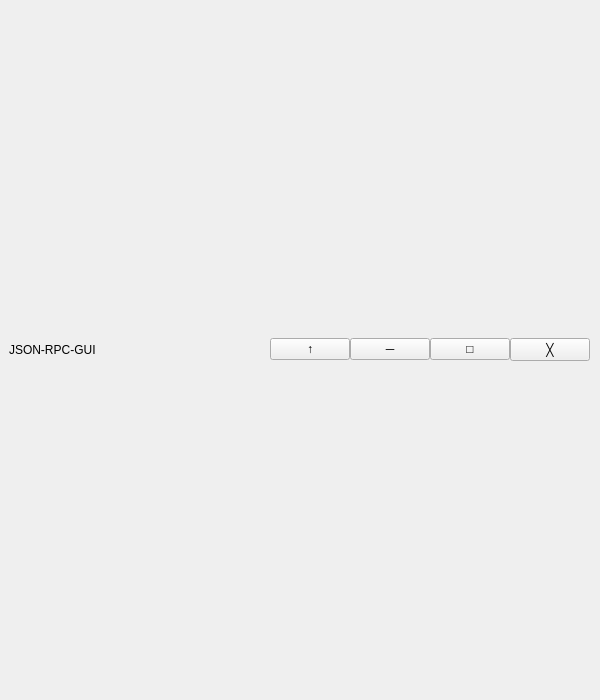
<?xml version="1.0" encoding="UTF-8"?>
<ui version="4.0">
 <class>Widget</class>
 <widget class="QWidget" name="Widget">
  <property name="geometry">
   <rect>
    <x>0</x>
    <y>0</y>
    <width>600</width>
    <height>700</height>
   </rect>
  </property>
  <property name="minimumSize">
   <size>
    <width>400</width>
    <height>300</height>
   </size>
  </property>
  <property name="windowTitle">
   <string>JSON-RPC-GUI</string>
  </property>
  <layout class="QVBoxLayout" name="verticalLayoutWidget">
   <property name="spacing">
    <number>0</number>
   </property>
   <property name="leftMargin">
    <number>9</number>
   </property>
   <property name="topMargin">
    <number>9</number>
   </property>
   <property name="rightMargin">
    <number>9</number>
   </property>
   <property name="bottomMargin">
    <number>9</number>
   </property>
   <item>
    <widget class="QWidget" name="widgetBackground" native="true">
     <property name="mouseTracking">
      <bool>false</bool>
     </property>
     <layout class="QVBoxLayout" name="verticalLayoutBackground">
      <property name="spacing">
       <number>0</number>
      </property>
      <property name="leftMargin">
       <number>0</number>
      </property>
      <property name="topMargin">
       <number>0</number>
      </property>
      <property name="rightMargin">
       <number>1</number>
      </property>
      <property name="bottomMargin">
       <number>1</number>
      </property>
      <item>
       <widget class="QWidget" name="widgetTitleBar" native="true">
        <layout class="QHBoxLayout" name="horizontalLayout">
         <property name="spacing">
          <number>0</number>
         </property>
         <property name="leftMargin">
          <number>0</number>
         </property>
         <property name="topMargin">
          <number>0</number>
         </property>
         <property name="rightMargin">
          <number>0</number>
         </property>
         <property name="bottomMargin">
          <number>0</number>
         </property>
         <item>
          <widget class="QLabel" name="labelTitle">
           <property name="font">
            <font>
             <pointsize>9</pointsize>
            </font>
           </property>
           <property name="text">
            <string>JSON-RPC-GUI</string>
           </property>
          </widget>
         </item>
         <item>
          <spacer name="horizontalSpacer">
           <property name="orientation">
            <enum>Qt::Horizontal</enum>
           </property>
           <property name="sizeHint" stdset="0">
            <size>
             <width>505</width>
             <height>20</height>
            </size>
           </property>
          </spacer>
         </item>
         <item>
          <widget class="QPushButton" name="pushButtonTop">
           <property name="text">
            <string>↑</string>
           </property>
           <property name="checkable">
            <bool>true</bool>
           </property>
          </widget>
         </item>
         <item>
          <widget class="QPushButton" name="pushButtonMinimize">
           <property name="font">
            <font>
             <pointsize>9</pointsize>
             <bold>false</bold>
            </font>
           </property>
           <property name="text">
            <string>─</string>
           </property>
          </widget>
         </item>
         <item>
          <widget class="QPushButton" name="pushButtonMaximize">
           <property name="acceptDrops">
            <bool>false</bool>
           </property>
           <property name="text">
            <string>□</string>
           </property>
           <property name="checkable">
            <bool>true</bool>
           </property>
           <property name="checked">
            <bool>false</bool>
           </property>
          </widget>
         </item>
         <item>
          <widget class="QPushButton" name="pushButtonClose">
           <property name="text">
            <string>╳</string>
           </property>
          </widget>
         </item>
        </layout>
       </widget>
      </item>
     </layout>
    </widget>
   </item>
  </layout>
 </widget>
 <resources/>
 <connections/>
</ui>
